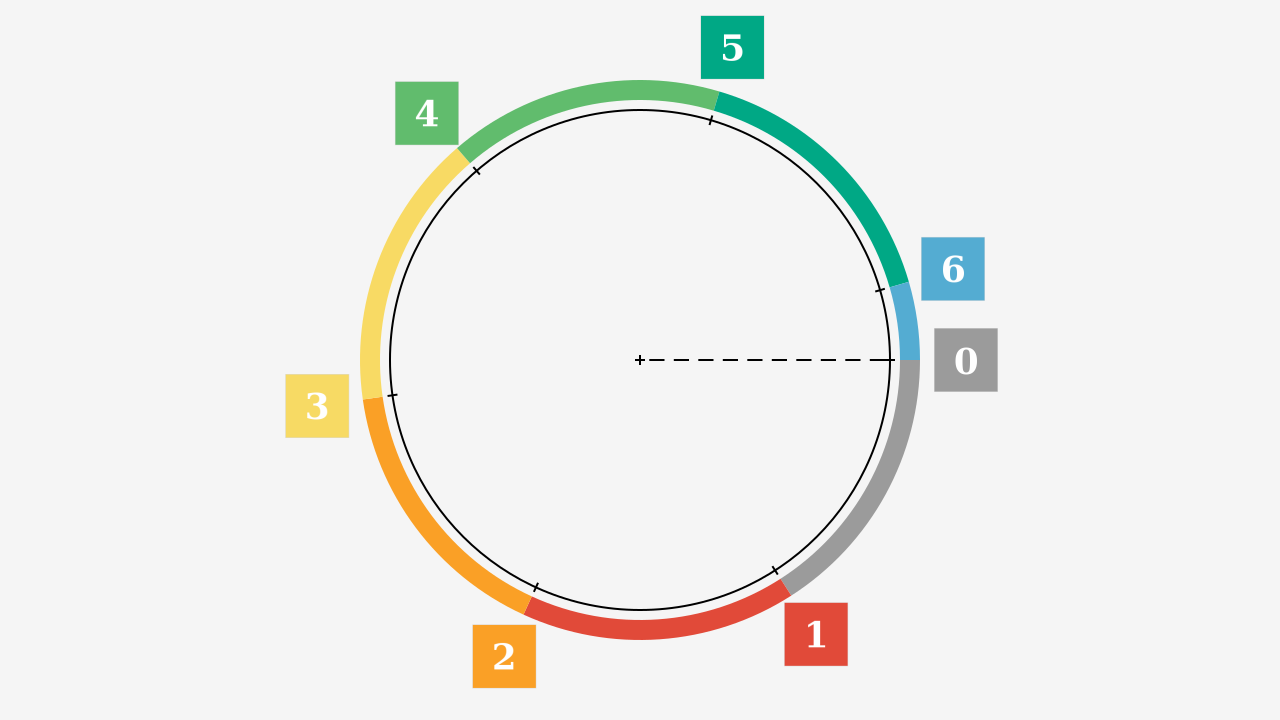

The script that drew this image:
#!/usr/bin/python

# python insidium.py

import cairo
from math import *
import numpy as np

brun = (0.659,0.518,0.392)
blau_obscur = (0.278,0.337,0.467)
violet = (0.573,0.396,0.722)
blau = (0.169,0.510,0.788)
blau_clar = (0.329,0.675,0.824)
verde_obscur = (0.000,0.659,0.522)
verde_clar = (0.380,0.737,0.427)
jalne = (0.969,0.855,0.392)
orange = (0.980,0.627,0.149)
rubie = (0.882,0.290,0.224)
gris = (0.608,0.608,0.608)
bg_gris = (0.96,0.96,0.96)
bg_blanc = (1.00, 1.00, 1.00)
fg_nigre = (0.00, 0.00, 0.00)

colores = [
  ("0",gris),("1",rubie),("2",orange),("3",jalne),
  ("4",verde_clar),("5",verde_obscur),("6",blau_clar),
  ("7",blau),("8",violet),("9",blau_obscur),(".",brun)]
colordict = dict (colores)

numbers =  [i for i in "0123456789"]
symbols = numbers + ["dot"]
image_paths = [f"set5/{i}.png" for i in symbols]
surfaces = [cairo.ImageSurface.create_from_png (path)
                     for path in image_paths]
enum = enumerate (zip (symbols, surfaces))

# rot_zero = 0.25 * tau
rot_zero = 0

w_pic, h_pic = 1280,720
x_margin,y_margin = 20,20
w_img,h_img = w_pic-2*x_margin,h_pic-2*y_margin

center_x, center_y = w_pic/2, h_pic/2
circle_r = 250

def polar_xy (r, phi):
  x = r * cos (phi)
  y = r * sin (phi)
  return (x, y)

def draw_circle (x,y,r):
  ct.arc (x,y,r,0,tau)
  ct.stroke ()

def draw_archie (x,y,r):
  ct.set_line_width (20)
  ranges = list (np.arange (0.0,tau,1.0))
  for i,(a,b) in enumerate  (zip (ranges[0:],ranges[1:]+[tau])):
    a,b = a - rot_zero, b - rot_zero
    # print (i,a,b)
    ct.set_source_rgb (*colordict[str(i)])
    ct.arc (x,y,r,a,b)
    ct.stroke ()

def draw_cross (x,y,tick_r):
  ct.move_to (x-tick_r, y)
  ct.line_to (x+tick_r, y)
  ct.move_to (x, y-tick_r)
  ct.line_to (x, y+tick_r)
  ct.stroke ()

def add (pt1,pt2):
  (x1,y1),(x2,y2) = pt1,pt2
  return x1+x2, y1+y2

def draw_tick (x0,y0,r1,r2,phi):
  pt1 = add ((x0,y0), polar_xy (r1,phi))
  pt2 = add ((x0,y0), polar_xy (r2,phi))
  ct.move_to (*pt1)
  ct.line_to (*pt2)

def draw_ticks ():
  ct.set_line_width (2.0)
  ct.set_source_rgb (*fg_nigre)
  ranges = list (np.arange (0.0,tau,1.0))
  for i,a in enumerate (ranges):
    a = a - rot_zero
    # print (i,a,b)
    draw_tick (center_x,center_y,circle_r-5,circle_r+5,a)
  ct.stroke ()

def draw_r ():
  ct.set_dash([0.0,9.3,15.2,0.0])
  phi = 0.0 - rot_zero
  pt1 = center_x, center_y
  pt2 = add ((center_x, center_y), polar_xy (circle_r,phi))
  ct.move_to (*pt1)
  ct.line_to (*pt2)
  ct.stroke ()

def draw_numbers ():
  ranges = list (np.arange (0.0,tau,1.0))
  for i,a in enumerate (ranges):
    a = a - rot_zero
    # print (i,a,b)
    pt = add ((center_x, center_y), polar_xy (circle_r+76,a))
    pt = add ((-32,-32),pt)
    x,y = pt[0],pt[1]
    # ct.save ()
    ct.set_source_surface (surfaces[i],*pt)
    pattern = ct.get_source ()
    scalematrix = cairo.Matrix ()
    scalematrix.scale (2,2)
    scalematrix.translate (-x,-y)
    pattern.set_matrix(scalematrix)  
    ct.paint ()
    # ct.restore ()

surface = cairo.ImageSurface(cairo.FORMAT_ARGB32, w_pic, h_pic)

ct = cairo.Context (surface)

ct.rectangle (0, 0, w_pic, h_pic)
ct.set_source_rgb (*bg_gris)
ct.fill()

ct.set_line_width (2.0)
ct.set_source_rgb (*fg_nigre)
draw_circle (center_x, center_y, circle_r)
draw_cross (center_x, center_y, 5)
draw_archie (center_x, center_y, circle_r + 20)
draw_ticks ()
draw_r ()
draw_numbers ()

surface.write_to_png("insidium-2.png")
